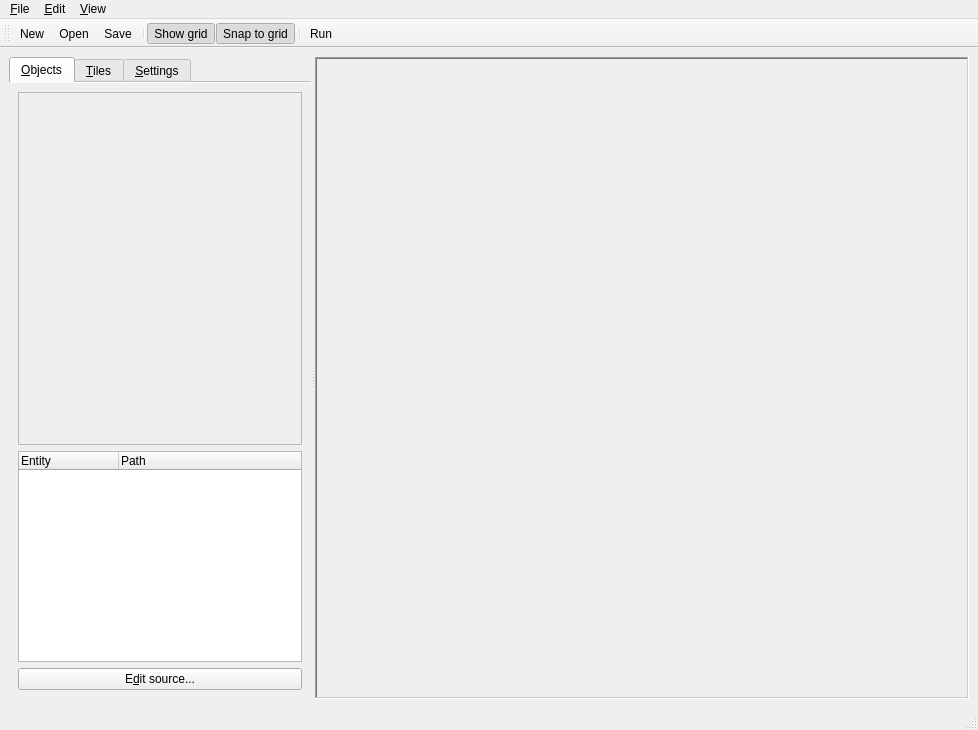
<?xml version="1.0" encoding="UTF-8"?>
<ui version="4.0">
 <class>EditorWindow</class>
 <widget class="QMainWindow" name="EditorWindow">
  <property name="geometry">
   <rect>
    <x>0</x>
    <y>0</y>
    <width>978</width>
    <height>730</height>
   </rect>
  </property>
  <property name="windowTitle">
   <string>game1 editor</string>
  </property>
  <widget class="QWidget" name="centralwidget">
   <layout class="QGridLayout" name="gridLayout">
    <item row="0" column="1">
     <widget class="QSplitter" name="splitter">
      <property name="orientation">
       <enum>Qt::Horizontal</enum>
      </property>
      <widget class="QTabWidget" name="tabWidget">
       <property name="sizePolicy">
        <sizepolicy hsizetype="Minimum" vsizetype="Expanding">
         <horstretch>0</horstretch>
         <verstretch>0</verstretch>
        </sizepolicy>
       </property>
       <property name="currentIndex">
        <number>0</number>
       </property>
       <property name="documentMode">
        <bool>true</bool>
       </property>
       <widget class="QWidget" name="tab">
        <attribute name="title">
         <string>&amp;Objects</string>
        </attribute>
        <attribute name="toolTip">
         <string>Select objects to place on the map</string>
        </attribute>
        <layout class="QGridLayout" name="gridLayout_2">
         <item row="0" column="0">
          <layout class="QVBoxLayout" name="verticalLayout">
           <item>
            <widget class="QObjectPreview" name="objectPreviewFrame">
             <property name="sizePolicy">
              <sizepolicy hsizetype="Preferred" vsizetype="Preferred">
               <horstretch>0</horstretch>
               <verstretch>50</verstretch>
              </sizepolicy>
             </property>
             <property name="frameShape">
              <enum>QFrame::StyledPanel</enum>
             </property>
             <property name="frameShadow">
              <enum>QFrame::Plain</enum>
             </property>
            </widget>
           </item>
           <item>
            <widget class="QTreeWidget" name="objectTree">
             <property name="sizePolicy">
              <sizepolicy hsizetype="Expanding" vsizetype="Expanding">
               <horstretch>0</horstretch>
               <verstretch>30</verstretch>
              </sizepolicy>
             </property>
             <property name="sizeAdjustPolicy">
              <enum>QAbstractScrollArea::AdjustToContentsOnFirstShow</enum>
             </property>
             <property name="dragDropMode">
              <enum>QAbstractItemView::DragOnly</enum>
             </property>
             <column>
              <property name="text">
               <string>Entity</string>
              </property>
             </column>
             <column>
              <property name="text">
               <string>Path</string>
              </property>
             </column>
            </widget>
           </item>
           <item>
            <widget class="QPushButton" name="editSourceButton">
             <property name="text">
              <string>E&amp;dit source...</string>
             </property>
            </widget>
           </item>
          </layout>
         </item>
        </layout>
       </widget>
       <widget class="QWidget" name="tab_3">
        <attribute name="title">
         <string>&amp;Tiles</string>
        </attribute>
        <attribute name="toolTip">
         <string>Select tiles to place on the map</string>
        </attribute>
        <layout class="QGridLayout" name="gridLayout_5">
         <item row="0" column="0">
          <widget class="QSplitter" name="splitter_2">
           <property name="orientation">
            <enum>Qt::Vertical</enum>
           </property>
           <widget class="QGroupBox" name="groupBox">
            <property name="sizePolicy">
             <sizepolicy hsizetype="Preferred" vsizetype="MinimumExpanding">
              <horstretch>0</horstretch>
              <verstretch>80</verstretch>
             </sizepolicy>
            </property>
            <property name="title">
             <string>Tileset</string>
            </property>
            <layout class="QGridLayout" name="gridLayout_3">
             <item row="0" column="0">
              <widget class="QSplitter" name="splitter_3">
               <property name="sizePolicy">
                <sizepolicy hsizetype="Preferred" vsizetype="MinimumExpanding">
                 <horstretch>0</horstretch>
                 <verstretch>0</verstretch>
                </sizepolicy>
               </property>
               <property name="orientation">
                <enum>Qt::Vertical</enum>
               </property>
               <widget class="QTilesetSurface" name="tilePreviewFrame">
                <property name="sizePolicy">
                 <sizepolicy hsizetype="Preferred" vsizetype="MinimumExpanding">
                  <horstretch>0</horstretch>
                  <verstretch>40</verstretch>
                 </sizepolicy>
                </property>
                <property name="frameShape">
                 <enum>QFrame::StyledPanel</enum>
                </property>
                <property name="frameShadow">
                 <enum>QFrame::Plain</enum>
                </property>
               </widget>
               <widget class="QTreeWidget" name="tilesetTree">
                <property name="sizePolicy">
                 <sizepolicy hsizetype="Expanding" vsizetype="Maximum">
                  <horstretch>0</horstretch>
                  <verstretch>2</verstretch>
                 </sizepolicy>
                </property>
                <column>
                 <property name="text">
                  <string>Tileset</string>
                 </property>
                </column>
               </widget>
              </widget>
             </item>
            </layout>
           </widget>
           <widget class="QGroupBox" name="groupBox_2">
            <property name="sizePolicy">
             <sizepolicy hsizetype="Preferred" vsizetype="Maximum">
              <horstretch>0</horstretch>
              <verstretch>0</verstretch>
             </sizepolicy>
            </property>
            <property name="title">
             <string>Layer</string>
            </property>
            <layout class="QGridLayout" name="gridLayout_4">
             <item row="0" column="0">
              <layout class="QVBoxLayout" name="verticalLayout_6">
               <item>
                <widget class="QTreeWidget" name="layerTree">
                 <property name="sizePolicy">
                  <sizepolicy hsizetype="Expanding" vsizetype="Maximum">
                   <horstretch>0</horstretch>
                   <verstretch>0</verstretch>
                  </sizepolicy>
                 </property>
                 <property name="rootIsDecorated">
                  <bool>false</bool>
                 </property>
                 <property name="itemsExpandable">
                  <bool>false</bool>
                 </property>
                 <column>
                  <property name="text">
                   <string>Layer</string>
                  </property>
                 </column>
                 <column>
                  <property name="text">
                   <string>Depth</string>
                  </property>
                 </column>
                 <column>
                  <property name="text">
                   <string>Parallax</string>
                  </property>
                 </column>
                 <item>
                  <property name="text">
                   <string>Background (parallax)</string>
                  </property>
                  <property name="text">
                   <string>-1</string>
                  </property>
                  <property name="text">
                   <string>0.9</string>
                  </property>
                  <property name="flags">
                   <set>ItemIsSelectable|ItemIsEditable|ItemIsDragEnabled|ItemIsUserCheckable|ItemIsEnabled</set>
                  </property>
                 </item>
                 <item>
                  <property name="text">
                   <string>Background (no parallax)</string>
                  </property>
                  <property name="text">
                   <string>-1</string>
                  </property>
                  <property name="text">
                   <string>1</string>
                  </property>
                  <property name="flags">
                   <set>ItemIsSelectable|ItemIsEditable|ItemIsDragEnabled|ItemIsUserCheckable|ItemIsEnabled</set>
                  </property>
                 </item>
                 <item>
                  <property name="text">
                   <string>Normal</string>
                  </property>
                  <property name="text">
                   <string>0</string>
                  </property>
                  <property name="text">
                   <string>1</string>
                  </property>
                  <property name="flags">
                   <set>ItemIsSelectable|ItemIsEditable|ItemIsDragEnabled|ItemIsUserCheckable|ItemIsEnabled</set>
                  </property>
                 </item>
                 <item>
                  <property name="text">
                   <string>Foreground (no parallax)</string>
                  </property>
                  <property name="text">
                   <string>1</string>
                  </property>
                  <property name="text">
                   <string>1</string>
                  </property>
                  <property name="flags">
                   <set>ItemIsSelectable|ItemIsEditable|ItemIsDragEnabled|ItemIsUserCheckable|ItemIsEnabled</set>
                  </property>
                 </item>
                 <item>
                  <property name="text">
                   <string>Foreground (parallax)</string>
                  </property>
                  <property name="text">
                   <string>1</string>
                  </property>
                  <property name="text">
                   <string>1.1</string>
                  </property>
                  <property name="flags">
                   <set>ItemIsSelectable|ItemIsEditable|ItemIsDragEnabled|ItemIsUserCheckable|ItemIsEnabled</set>
                  </property>
                 </item>
                </widget>
               </item>
               <item>
                <layout class="QHBoxLayout" name="horizontalLayout_2">
                 <item>
                  <widget class="QPushButton" name="addLayerButton">
                   <property name="text">
                    <string>&amp;Add</string>
                   </property>
                  </widget>
                 </item>
                 <item>
                  <widget class="QPushButton" name="deleteLayerButton">
                   <property name="text">
                    <string>De&amp;lete</string>
                   </property>
                  </widget>
                 </item>
                </layout>
               </item>
               <item>
                <widget class="QCheckBox" name="checkHideOtherLayers">
                 <property name="text">
                  <string>&amp;Hide other layers</string>
                 </property>
                </widget>
               </item>
              </layout>
             </item>
            </layout>
           </widget>
          </widget>
         </item>
        </layout>
       </widget>
       <widget class="QWidget" name="tab_2">
        <attribute name="title">
         <string>&amp;Settings</string>
        </attribute>
        <attribute name="toolTip">
         <string>Settings for this map</string>
        </attribute>
        <widget class="QWidget" name="layoutWidget">
         <property name="geometry">
          <rect>
           <x>31</x>
           <y>33</y>
           <width>193</width>
           <height>92</height>
          </rect>
         </property>
         <layout class="QVBoxLayout" name="verticalLayout_5">
          <item>
           <layout class="QHBoxLayout" name="horizontalLayout">
            <item>
             <layout class="QVBoxLayout" name="verticalLayout_4">
              <item>
               <widget class="QLabel" name="widthLabel">
                <property name="text">
                 <string>Width:</string>
                </property>
               </widget>
              </item>
              <item>
               <widget class="QLabel" name="heightLabel">
                <property name="text">
                 <string>Height:</string>
                </property>
               </widget>
              </item>
             </layout>
            </item>
            <item>
             <layout class="QVBoxLayout" name="verticalLayout_3">
              <item>
               <widget class="QLineEdit" name="widthSetting"/>
              </item>
              <item>
               <widget class="QLineEdit" name="heightSetting"/>
              </item>
             </layout>
            </item>
           </layout>
          </item>
          <item>
           <widget class="QPushButton" name="pushButton">
            <property name="text">
             <string>&amp;Creation code...</string>
            </property>
           </widget>
          </item>
         </layout>
        </widget>
       </widget>
      </widget>
      <widget class="QFrame" name="mapSurfaceFrame">
       <property name="sizePolicy">
        <sizepolicy hsizetype="MinimumExpanding" vsizetype="Preferred">
         <horstretch>100</horstretch>
         <verstretch>0</verstretch>
        </sizepolicy>
       </property>
       <property name="frameShape">
        <enum>QFrame::WinPanel</enum>
       </property>
       <property name="frameShadow">
        <enum>QFrame::Sunken</enum>
       </property>
      </widget>
     </widget>
    </item>
   </layout>
  </widget>
  <widget class="QMenuBar" name="menubar">
   <property name="geometry">
    <rect>
     <x>0</x>
     <y>0</y>
     <width>978</width>
     <height>26</height>
    </rect>
   </property>
   <widget class="QMenu" name="menu_File">
    <property name="title">
     <string>&amp;File</string>
    </property>
    <addaction name="actionNew"/>
    <addaction name="actionOpen"/>
    <addaction name="separator"/>
    <addaction name="actionSave"/>
    <addaction name="actionSaveAs"/>
    <addaction name="separator"/>
    <addaction name="actionQuit"/>
   </widget>
   <widget class="QMenu" name="menu_Edit">
    <property name="title">
     <string>&amp;Edit</string>
    </property>
    <addaction name="actionUndo"/>
    <addaction name="actionRedo"/>
    <addaction name="separator"/>
    <addaction name="actionCut"/>
    <addaction name="actionCopy"/>
    <addaction name="actionPaste"/>
    <addaction name="actionDelete"/>
    <addaction name="separator"/>
    <addaction name="actionRun"/>
   </widget>
   <widget class="QMenu" name="menu_View">
    <property name="title">
     <string>&amp;View</string>
    </property>
    <addaction name="actionGrid"/>
    <addaction name="actionSnap"/>
   </widget>
   <addaction name="menu_File"/>
   <addaction name="menu_Edit"/>
   <addaction name="menu_View"/>
  </widget>
  <widget class="QStatusBar" name="statusbar"/>
  <widget class="QToolBar" name="toolBar">
   <property name="windowTitle">
    <string>toolBar</string>
   </property>
   <attribute name="toolBarArea">
    <enum>TopToolBarArea</enum>
   </attribute>
   <attribute name="toolBarBreak">
    <bool>false</bool>
   </attribute>
   <addaction name="actionNew"/>
   <addaction name="actionOpen"/>
   <addaction name="actionSave"/>
   <addaction name="separator"/>
   <addaction name="actionGrid"/>
   <addaction name="actionSnap"/>
   <addaction name="separator"/>
   <addaction name="actionRun"/>
  </widget>
  <action name="actionNew">
   <property name="icon">
    <iconset resource="icons.qrc">
     <normaloff>:/icons/file.png</normaloff>:/icons/file.png</iconset>
   </property>
   <property name="text">
    <string>&amp;New...</string>
   </property>
   <property name="toolTip">
    <string>Create a new map</string>
   </property>
   <property name="statusTip">
    <string>Create a new map</string>
   </property>
   <property name="shortcut">
    <string>Ctrl+N</string>
   </property>
  </action>
  <action name="actionQuit">
   <property name="text">
    <string>&amp;Quit</string>
   </property>
   <property name="statusTip">
    <string>Quit</string>
   </property>
   <property name="shortcut">
    <string>Ctrl+Q</string>
   </property>
  </action>
  <action name="actionGrid">
   <property name="checkable">
    <bool>true</bool>
   </property>
   <property name="checked">
    <bool>true</bool>
   </property>
   <property name="icon">
    <iconset resource="icons.qrc">
     <normaloff>:/icons/layout-4.png</normaloff>:/icons/layout-4.png</iconset>
   </property>
   <property name="text">
    <string>Show grid</string>
   </property>
   <property name="toolTip">
    <string>Show grid on map surface</string>
   </property>
   <property name="statusTip">
    <string>Show grid on map surface</string>
   </property>
   <property name="shortcut">
    <string>Ctrl+G</string>
   </property>
  </action>
  <action name="actionSnap">
   <property name="checkable">
    <bool>true</bool>
   </property>
   <property name="checked">
    <bool>true</bool>
   </property>
   <property name="icon">
    <iconset resource="icons.qrc">
     <normaloff>:/icons/magnet-1.png</normaloff>:/icons/magnet-1.png</iconset>
   </property>
   <property name="text">
    <string>Snap to grid</string>
   </property>
   <property name="toolTip">
    <string>Snap objects and tiles to the grid</string>
   </property>
   <property name="statusTip">
    <string>Snap objects and tiles to the grid</string>
   </property>
  </action>
  <action name="actionOpen">
   <property name="icon">
    <iconset resource="icons.qrc">
     <normaloff>:/icons/folder-10.png</normaloff>:/icons/folder-10.png</iconset>
   </property>
   <property name="text">
    <string>&amp;Open...</string>
   </property>
   <property name="toolTip">
    <string>Open a map file</string>
   </property>
   <property name="statusTip">
    <string>Open a map file</string>
   </property>
   <property name="shortcut">
    <string>Ctrl+O</string>
   </property>
  </action>
  <action name="actionSave">
   <property name="icon">
    <iconset resource="icons.qrc">
     <normaloff>:/icons/save.png</normaloff>:/icons/save.png</iconset>
   </property>
   <property name="text">
    <string>&amp;Save</string>
   </property>
   <property name="toolTip">
    <string>Save the map</string>
   </property>
   <property name="statusTip">
    <string>Save the map</string>
   </property>
   <property name="shortcut">
    <string>Ctrl+S</string>
   </property>
  </action>
  <action name="actionSaveAs">
   <property name="text">
    <string>Save &amp;As...</string>
   </property>
   <property name="toolTip">
    <string>Save the map to a chosen file</string>
   </property>
   <property name="statusTip">
    <string>Save the map to a chosen file</string>
   </property>
  </action>
  <action name="actionUndo">
   <property name="icon">
    <iconset resource="icons.qrc">
     <normaloff>:/icons/undo.png</normaloff>:/icons/undo.png</iconset>
   </property>
   <property name="text">
    <string>Undo</string>
   </property>
   <property name="toolTip">
    <string>Undo previous change to the map</string>
   </property>
   <property name="statusTip">
    <string>Undo previous change to the map</string>
   </property>
   <property name="shortcut">
    <string>Ctrl+Z</string>
   </property>
  </action>
  <action name="actionRedo">
   <property name="icon">
    <iconset resource="icons.qrc">
     <normaloff>:/icons/redo.png</normaloff>:/icons/redo.png</iconset>
   </property>
   <property name="text">
    <string>Redo</string>
   </property>
   <property name="toolTip">
    <string>Redo next change to the map</string>
   </property>
   <property name="statusTip">
    <string>Redo next change to the map</string>
   </property>
   <property name="shortcut">
    <string>Ctrl+Y</string>
   </property>
  </action>
  <action name="actionCut">
   <property name="icon">
    <iconset resource="icons.qrc">
     <normaloff>:/icons/scissors.png</normaloff>:/icons/scissors.png</iconset>
   </property>
   <property name="text">
    <string>Cu&amp;t</string>
   </property>
   <property name="toolTip">
    <string>Cut selection</string>
   </property>
   <property name="statusTip">
    <string>Cut selection</string>
   </property>
   <property name="shortcut">
    <string>Ctrl+X</string>
   </property>
  </action>
  <action name="actionCopy">
   <property name="icon">
    <iconset resource="icons.qrc">
     <normaloff>:/icons/copy.png</normaloff>:/icons/copy.png</iconset>
   </property>
   <property name="text">
    <string>&amp;Copy</string>
   </property>
   <property name="toolTip">
    <string>Copy selection</string>
   </property>
   <property name="statusTip">
    <string>Copy selection</string>
   </property>
   <property name="shortcut">
    <string>Ctrl+C</string>
   </property>
  </action>
  <action name="actionPaste">
   <property name="icon">
    <iconset resource="icons.qrc">
     <normaloff>:/icons/paste.png</normaloff>:/icons/paste.png</iconset>
   </property>
   <property name="text">
    <string>&amp;Paste</string>
   </property>
   <property name="toolTip">
    <string>Paste selection</string>
   </property>
   <property name="statusTip">
    <string>Paste selection</string>
   </property>
   <property name="shortcut">
    <string>Ctrl+V</string>
   </property>
  </action>
  <action name="actionDelete">
   <property name="text">
    <string>&amp;Delete</string>
   </property>
   <property name="toolTip">
    <string>Delete selection</string>
   </property>
   <property name="statusTip">
    <string>Delete selection</string>
   </property>
  </action>
  <action name="actionRun">
   <property name="icon">
    <iconset resource="icons.qrc">
     <normaloff>:/icons/play-button.png</normaloff>:/icons/play-button.png</iconset>
   </property>
   <property name="text">
    <string>&amp;Run...</string>
   </property>
   <property name="toolTip">
    <string>Play the map</string>
   </property>
   <property name="statusTip">
    <string>Play the map</string>
   </property>
   <property name="shortcut">
    <string>F5</string>
   </property>
  </action>
 </widget>
 <customwidgets>
  <customwidget>
   <class>QObjectPreview</class>
   <extends>QFrame</extends>
   <header>objectPreview</header>
   <container>1</container>
  </customwidget>
  <customwidget>
   <class>QTilesetSurface</class>
   <extends>QFrame</extends>
   <header>tilesetSurface</header>
   <container>1</container>
  </customwidget>
 </customwidgets>
 <resources>
  <include location="icons.qrc"/>
 </resources>
 <connections>
  <connection>
   <sender>actionQuit</sender>
   <signal>triggered()</signal>
   <receiver>EditorWindow</receiver>
   <slot>close()</slot>
   <hints>
    <hint type="sourcelabel">
     <x>-1</x>
     <y>-1</y>
    </hint>
    <hint type="destinationlabel">
     <x>399</x>
     <y>299</y>
    </hint>
   </hints>
  </connection>
 </connections>
</ui>
